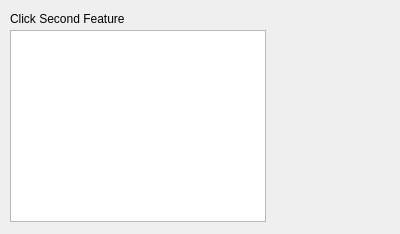
<?xml version="1.0" encoding="UTF-8"?>
<ui version="4.0">
 <class>Dialog</class>
 <widget class="QDialog" name="Dialog">
  <property name="geometry">
   <rect>
    <x>0</x>
    <y>0</y>
    <width>400</width>
    <height>234</height>
   </rect>
  </property>
  <property name="sizePolicy">
   <sizepolicy hsizetype="Fixed" vsizetype="Fixed">
    <horstretch>0</horstretch>
    <verstretch>0</verstretch>
   </sizepolicy>
  </property>
  <property name="windowTitle">
   <string>Select Second Feature</string>
  </property>
  <property name="windowIcon">
   <iconset>
    <normaloff>mole.png</normaloff>mole.png</iconset>
  </property>
  <widget class="QLabel" name="featureListTitle">
   <property name="geometry">
    <rect>
     <x>10</x>
     <y>10</y>
     <width>151</width>
     <height>17</height>
    </rect>
   </property>
   <property name="text">
    <string>Click Second Feature</string>
   </property>
  </widget>
  <widget class="QListWidget" name="featureListWidget">
   <property name="geometry">
    <rect>
     <x>10</x>
     <y>30</y>
     <width>256</width>
     <height>192</height>
    </rect>
   </property>
  </widget>
 </widget>
 <resources/>
 <connections/>
</ui>
